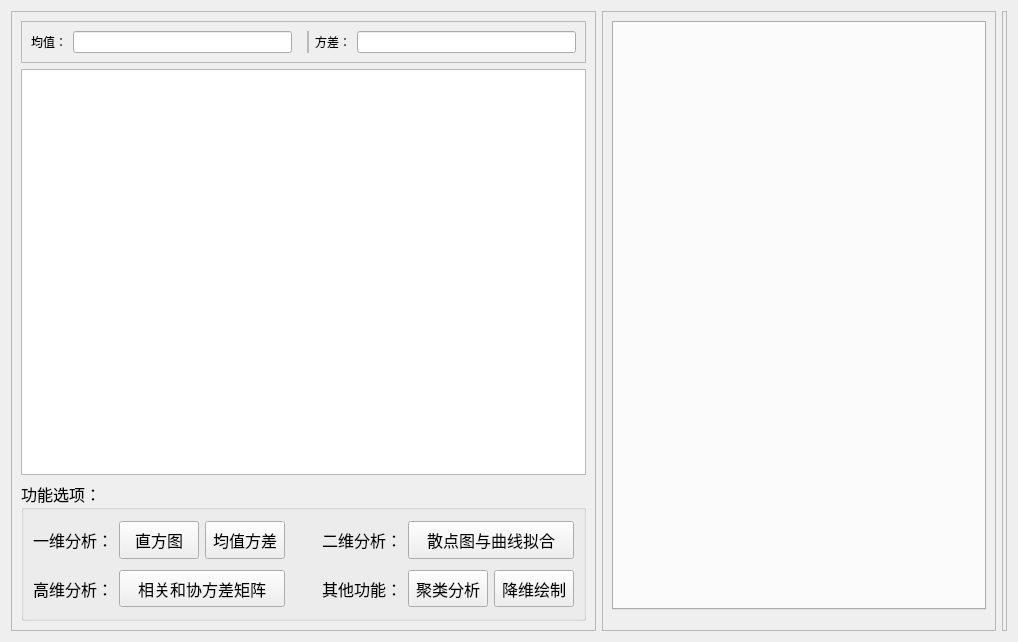
<?xml version="1.0" encoding="UTF-8"?>
<ui version="4.0">
 <class>MainPage</class>
 <widget class="QWidget" name="MainPage">
  <property name="geometry">
   <rect>
    <x>0</x>
    <y>0</y>
    <width>1018</width>
    <height>642</height>
   </rect>
  </property>
  <property name="windowTitle">
   <string>Form</string>
  </property>
  <layout class="QHBoxLayout" name="horizontalLayout">
   <item>
    <widget class="QFrame" name="LeftColumn">
     <property name="sizePolicy">
      <sizepolicy hsizetype="Fixed" vsizetype="Preferred">
       <horstretch>0</horstretch>
       <verstretch>0</verstretch>
      </sizepolicy>
     </property>
     <property name="minimumSize">
      <size>
       <width>500</width>
       <height>0</height>
      </size>
     </property>
     <property name="frameShape">
      <enum>QFrame::StyledPanel</enum>
     </property>
     <property name="frameShadow">
      <enum>QFrame::Raised</enum>
     </property>
     <layout class="QVBoxLayout" name="verticalLayout">
      <item>
       <widget class="QFrame" name="ComputeResults">
        <property name="minimumSize">
         <size>
          <width>0</width>
          <height>30</height>
         </size>
        </property>
        <property name="frameShape">
         <enum>QFrame::StyledPanel</enum>
        </property>
        <property name="frameShadow">
         <enum>QFrame::Raised</enum>
        </property>
        <layout class="QHBoxLayout" name="horizontalLayout_2">
         <item>
          <widget class="QLabel" name="label_9">
           <property name="text">
            <string>均值：</string>
           </property>
          </widget>
         </item>
         <item>
          <widget class="QLineEdit" name="averageDisplay">
           <property name="readOnly">
            <bool>true</bool>
           </property>
          </widget>
         </item>
         <item>
          <spacer name="horizontalSpacer_4">
           <property name="orientation">
            <enum>Qt::Horizontal</enum>
           </property>
           <property name="sizeType">
            <enum>QSizePolicy::Fixed</enum>
           </property>
           <property name="sizeHint" stdset="0">
            <size>
             <width>9</width>
             <height>20</height>
            </size>
           </property>
          </spacer>
         </item>
         <item>
          <widget class="QFrame" name="frame">
           <property name="sizePolicy">
            <sizepolicy hsizetype="Fixed" vsizetype="Preferred">
             <horstretch>0</horstretch>
             <verstretch>0</verstretch>
            </sizepolicy>
           </property>
           <property name="minimumSize">
            <size>
             <width>2</width>
             <height>0</height>
            </size>
           </property>
           <property name="maximumSize">
            <size>
             <width>2</width>
             <height>16777215</height>
            </size>
           </property>
           <property name="autoFillBackground">
            <bool>true</bool>
           </property>
           <property name="frameShape">
            <enum>QFrame::StyledPanel</enum>
           </property>
           <property name="frameShadow">
            <enum>QFrame::Raised</enum>
           </property>
          </widget>
         </item>
         <item>
          <widget class="QLabel" name="label_10">
           <property name="text">
            <string>方差：</string>
           </property>
          </widget>
         </item>
         <item>
          <widget class="QLineEdit" name="SquareDisplay">
           <property name="readOnly">
            <bool>true</bool>
           </property>
          </widget>
         </item>
        </layout>
       </widget>
      </item>
      <item>
       <widget class="QTableView" name="dataTable"/>
      </item>
      <item>
       <widget class="QGroupBox" name="FunctionOptions">
        <property name="sizePolicy">
         <sizepolicy hsizetype="Expanding" vsizetype="Fixed">
          <horstretch>0</horstretch>
          <verstretch>0</verstretch>
         </sizepolicy>
        </property>
        <property name="minimumSize">
         <size>
          <width>100</width>
          <height>140</height>
         </size>
        </property>
        <property name="maximumSize">
         <size>
          <width>16777215</width>
          <height>200</height>
         </size>
        </property>
        <property name="font">
         <font>
          <family>华文中宋</family>
          <pointsize>12</pointsize>
          <bold>false</bold>
         </font>
        </property>
        <property name="title">
         <string>功能选项：</string>
        </property>
        <layout class="QGridLayout" name="gridLayout_2">
         <item row="4" column="1">
          <spacer name="verticalSpacer_3">
           <property name="orientation">
            <enum>Qt::Vertical</enum>
           </property>
           <property name="sizeType">
            <enum>QSizePolicy::Fixed</enum>
           </property>
           <property name="sizeHint" stdset="0">
            <size>
             <width>20</width>
             <height>2</height>
            </size>
           </property>
          </spacer>
         </item>
         <item row="3" column="1">
          <widget class="QLabel" name="label_3">
           <property name="text">
            <string>高维分析：</string>
           </property>
          </widget>
         </item>
         <item row="1" column="1">
          <widget class="QLabel" name="label">
           <property name="font">
            <font>
             <family>华文中宋</family>
             <pointsize>12</pointsize>
             <bold>false</bold>
            </font>
           </property>
           <property name="text">
            <string>一维分析：</string>
           </property>
          </widget>
         </item>
         <item row="3" column="7">
          <widget class="QPushButton" name="DimenReductionButton">
           <property name="sizePolicy">
            <sizepolicy hsizetype="Preferred" vsizetype="Preferred">
             <horstretch>0</horstretch>
             <verstretch>0</verstretch>
            </sizepolicy>
           </property>
           <property name="text">
            <string>降维绘制</string>
           </property>
          </widget>
         </item>
         <item row="3" column="4">
          <spacer name="horizontalSpacer">
           <property name="orientation">
            <enum>Qt::Horizontal</enum>
           </property>
           <property name="sizeHint" stdset="0">
            <size>
             <width>25</width>
             <height>20</height>
            </size>
           </property>
          </spacer>
         </item>
         <item row="3" column="2" colspan="2">
          <widget class="QPushButton" name="matrixButton">
           <property name="sizePolicy">
            <sizepolicy hsizetype="Preferred" vsizetype="Preferred">
             <horstretch>0</horstretch>
             <verstretch>0</verstretch>
            </sizepolicy>
           </property>
           <property name="text">
            <string>相关和协方差矩阵</string>
           </property>
          </widget>
         </item>
         <item row="2" column="1">
          <spacer name="verticalSpacer">
           <property name="orientation">
            <enum>Qt::Vertical</enum>
           </property>
           <property name="sizeType">
            <enum>QSizePolicy::Fixed</enum>
           </property>
           <property name="sizeHint" stdset="0">
            <size>
             <width>20</width>
             <height>5</height>
            </size>
           </property>
          </spacer>
         </item>
         <item row="1" column="5">
          <widget class="QLabel" name="label_2">
           <property name="text">
            <string>二维分析：</string>
           </property>
          </widget>
         </item>
         <item row="3" column="5">
          <widget class="QLabel" name="label_4">
           <property name="text">
            <string>其他功能：</string>
           </property>
          </widget>
         </item>
         <item row="1" column="2">
          <widget class="QPushButton" name="SquareButton">
           <property name="sizePolicy">
            <sizepolicy hsizetype="Preferred" vsizetype="Preferred">
             <horstretch>0</horstretch>
             <verstretch>0</verstretch>
            </sizepolicy>
           </property>
           <property name="text">
            <string>直方图</string>
           </property>
          </widget>
         </item>
         <item row="1" column="4">
          <widget class="QWidget" name="widget" native="true"/>
         </item>
         <item row="3" column="6">
          <widget class="QPushButton" name="ClusterButton">
           <property name="sizePolicy">
            <sizepolicy hsizetype="Preferred" vsizetype="Preferred">
             <horstretch>0</horstretch>
             <verstretch>0</verstretch>
            </sizepolicy>
           </property>
           <property name="text">
            <string>聚类分析</string>
           </property>
          </widget>
         </item>
         <item row="0" column="1">
          <spacer name="verticalSpacer_4">
           <property name="orientation">
            <enum>Qt::Vertical</enum>
           </property>
           <property name="sizeType">
            <enum>QSizePolicy::Fixed</enum>
           </property>
           <property name="sizeHint" stdset="0">
            <size>
             <width>20</width>
             <height>2</height>
            </size>
           </property>
          </spacer>
         </item>
         <item row="1" column="3">
          <widget class="QPushButton" name="AvgVarButton">
           <property name="sizePolicy">
            <sizepolicy hsizetype="Preferred" vsizetype="Preferred">
             <horstretch>0</horstretch>
             <verstretch>0</verstretch>
            </sizepolicy>
           </property>
           <property name="text">
            <string>均值方差</string>
           </property>
          </widget>
         </item>
         <item row="1" column="6" colspan="2">
          <widget class="QPushButton" name="Scatter2DButton">
           <property name="sizePolicy">
            <sizepolicy hsizetype="Preferred" vsizetype="Preferred">
             <horstretch>0</horstretch>
             <verstretch>0</verstretch>
            </sizepolicy>
           </property>
           <property name="text">
            <string>散点图与曲线拟合</string>
           </property>
          </widget>
         </item>
        </layout>
       </widget>
      </item>
     </layout>
    </widget>
   </item>
   <item>
    <widget class="QFrame" name="MiddleColumn">
     <property name="sizePolicy">
      <sizepolicy hsizetype="Expanding" vsizetype="Expanding">
       <horstretch>0</horstretch>
       <verstretch>0</verstretch>
      </sizepolicy>
     </property>
     <property name="minimumSize">
      <size>
       <width>200</width>
       <height>0</height>
      </size>
     </property>
     <property name="frameShape">
      <enum>QFrame::StyledPanel</enum>
     </property>
     <property name="frameShadow">
      <enum>QFrame::Raised</enum>
     </property>
     <layout class="QVBoxLayout" name="verticalLayout_3">
      <item>
       <widget class="QTabWidget" name="ImageDisplay">
        <property name="minimumSize">
         <size>
          <width>0</width>
          <height>300</height>
         </size>
        </property>
        <property name="currentIndex">
         <number>-1</number>
        </property>
       </widget>
      </item>
      <item>
       <widget class="QWidget" name="ImageOptions" native="true">
        <property name="sizePolicy">
         <sizepolicy hsizetype="Expanding" vsizetype="Minimum">
          <horstretch>0</horstretch>
          <verstretch>0</verstretch>
         </sizepolicy>
        </property>
        <property name="minimumSize">
         <size>
          <width>0</width>
          <height>5</height>
         </size>
        </property>
       </widget>
      </item>
     </layout>
    </widget>
   </item>
   <item>
    <widget class="QFrame" name="RightColumn">
     <property name="sizePolicy">
      <sizepolicy hsizetype="Minimum" vsizetype="Expanding">
       <horstretch>0</horstretch>
       <verstretch>0</verstretch>
      </sizepolicy>
     </property>
     <property name="minimumSize">
      <size>
       <width>5</width>
       <height>0</height>
      </size>
     </property>
     <property name="frameShape">
      <enum>QFrame::StyledPanel</enum>
     </property>
     <property name="frameShadow">
      <enum>QFrame::Raised</enum>
     </property>
    </widget>
   </item>
  </layout>
 </widget>
 <resources/>
 <connections/>
</ui>
